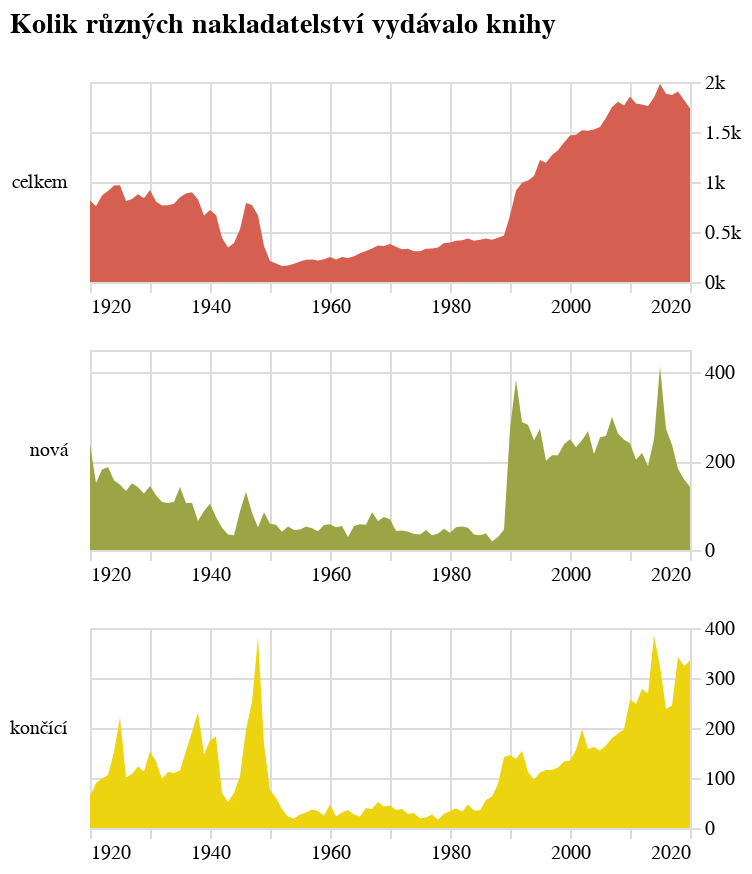

Notebook source saved alongside this figure:
### Code cell
graf_nakl = alt.Chart(do_grafu, title={'text': titulek}, width=300).mark_area().encode(
    alt.X("rok:T", 
          title=None,
          axis=alt.Axis(domainOpacity=0, tickColor='#DCDDD6')
    ),
    alt.Y('value:Q', 
          axis=alt.Axis(domainOpacity=0, tickColor='#DCDDD6', orient='right', format='~s'), 
          title=None
    ),
    alt.Color("variable:N", 
              scale=alt.Scale(range=['#D55F50', '#ECD410', '#9CA545']), ##['#DB842F', '#81A9D5', '#E09DA3']), ## '# ['#a7ddd6','#001f80','#e6e6e4','#e5db00','#e49996','#9cc002']), 
              title=None, 
              legend=None
    ),
    row=alt.Row(
        "variable:N", 
        title=None, 
        spacing=15, 
        header=alt.Header(labelAngle=0, labelAlign='left', labelAnchor='middle', labelFont='Asap'),
                sort=['celkem', 'nová', 'končící'],

    )
).resolve_axis(
    x='independent'
).resolve_scale(
    y='independent'
).properties(height=100, width=300)

graf_nakl

### Figure 1 — Vega-Lite specification as saved in the notebook (floating-point values rounded to 4 significant figures; data arrays with more than 128 entries replaced by an {"elided": "..."} marker saying what was removed)
{"config": {"title": {"font": "Noticia Text", "fontSize": 14, "anchor": "start", "fontWeight": "bolder", "subtitleFont": "Noticia Text", "subtitleFontSize": 12, "subtitleFontWeight": "lighter", "subtitlePadding": 12, "dy": -12}, "axis": {"labelFont": "Asap", "titleFont": "Asap", "fontWeight": "lighter", "titleFontWeight": "lighter", "labelFontSize": 10, "titleFontSize": 10, "labelPadding": 2, "titlePadding": 10}, "legend": {"labelFont": "Asap", "labelFontWeight": "normal", "titleFont": "Asap", "titleFontWeight": "normal", "labelFontSize": 10, "titleFontSize": 10}}, "data": {"name": "data-6752dabfadf6c38c615bf89a230375b6"}, "mark": {"type": "area"}, "encoding": {"color": {"field": "variable", "legend": null, "scale": {"range": ["#D55F50", "#ECD410", "#9CA545"]}, "title": null, "type": "nominal"}, "row": {"field": "variable", "header": {"labelAlign": "left", "labelAnchor": "middle", "labelAngle": 0, "labelFont": "Asap"}, "sort": ["celkem", "nová", "končící"], "spacing": 15, "title": null, "type": "nominal"}, "x": {"axis": {"domainOpacity": 0, "tickColor": "#DCDDD6"}, "field": "rok", "title": null, "type": "temporal"}, "y": {"axis": {"domainOpacity": 0, "format": "~s", "orient": "right", "tickColor": "#DCDDD6"}, "field": "value", "title": null, "type": "quantitative"}}, "height": 100, "resolve": {"axis": {"x": "independent"}, "scale": {"y": "independent"}}, "title": {"text": "Kolik různých nakladatelství vydávalo knihy"}, "width": 300, "$schema": "https://vega.github.io/schema/vega-lite/v5.8.0.json", "datasets": {"data-6752dabfadf6c38c615bf89a230375b6": {"elided": "303 records"}}}
